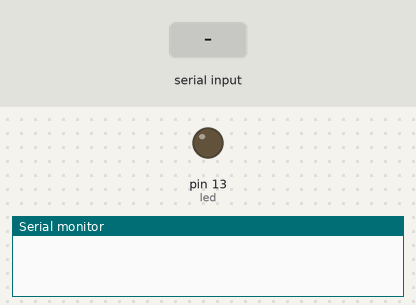
This sketch was run on a simulated Arduino Uno, built with avr-gcc and run on an emulated ATmega328P. Parts: output pins drawn as LEDs (lit = HIGH), the last lines printed to the serial monitor. Inputs (shaded band) come from the test bench.

Above: at 1.2 s.
1.3 s: "ON\n" received over Serial
At 2.1 s:
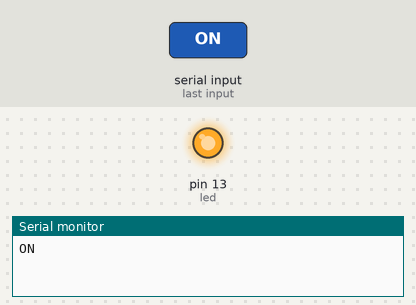
2.8 s: "OFF\n" received over Serial
At 3.2 s:
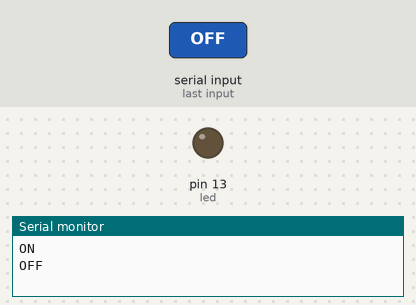
Timing chart, 0 to 5.8 s (numbered marks = the images above; inputs shaded):
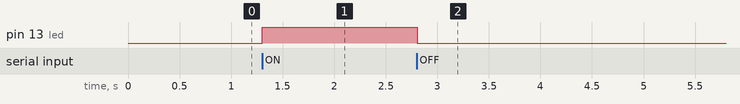

The sketch:

testSerialReadString.ino
```cpp
int led = 13;
String ordre = "";
void setup() {
  // put your setup code here, to run once:
 Serial.begin(9600);
 pinMode(led,OUTPUT);
}

void loop() {
  if(Serial.available()>0)
  {
     ordre = Serial.readStringUntil('\n');

     if(ordre=="ON")
     {
      digitalWrite(led,HIGH);
      Serial.println(ordre);
     }
     if(ordre=="OFF")
     {
      digitalWrite(led,LOW);
      Serial.println(ordre);
     }
     if(ordre=="STATUS")
     {
      if(digitalRead(led)==LOW)  Serial.println("OFF");
      if(digitalRead(led)==HIGH) Serial.println("ON");
     }

  }

}
```

Measured:
- after the input at 1.3 s, pin 13 (led): LOW → HIGH at once
- after the input at 2.8 s, pin 13 (led): HIGH → LOW at once
